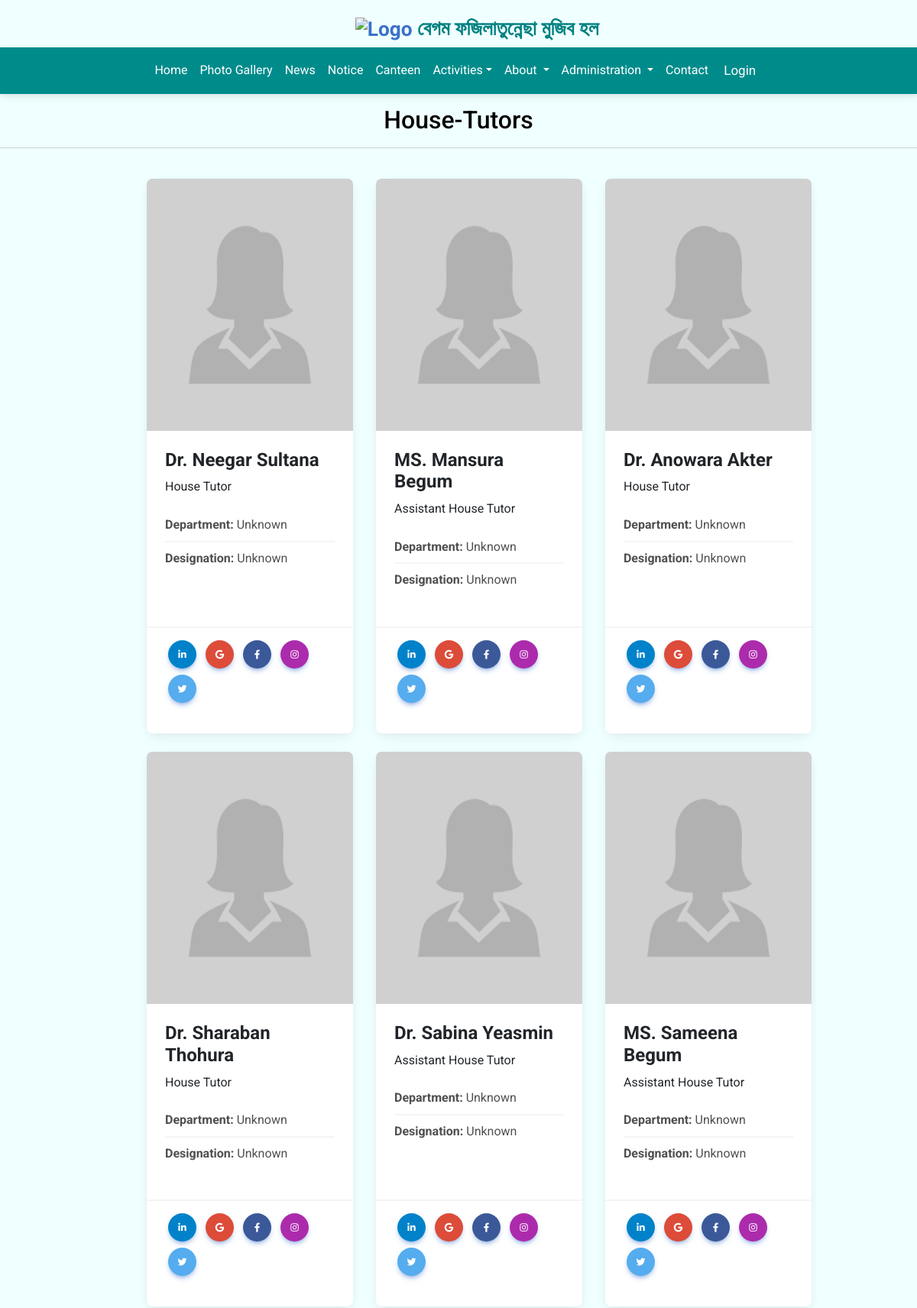
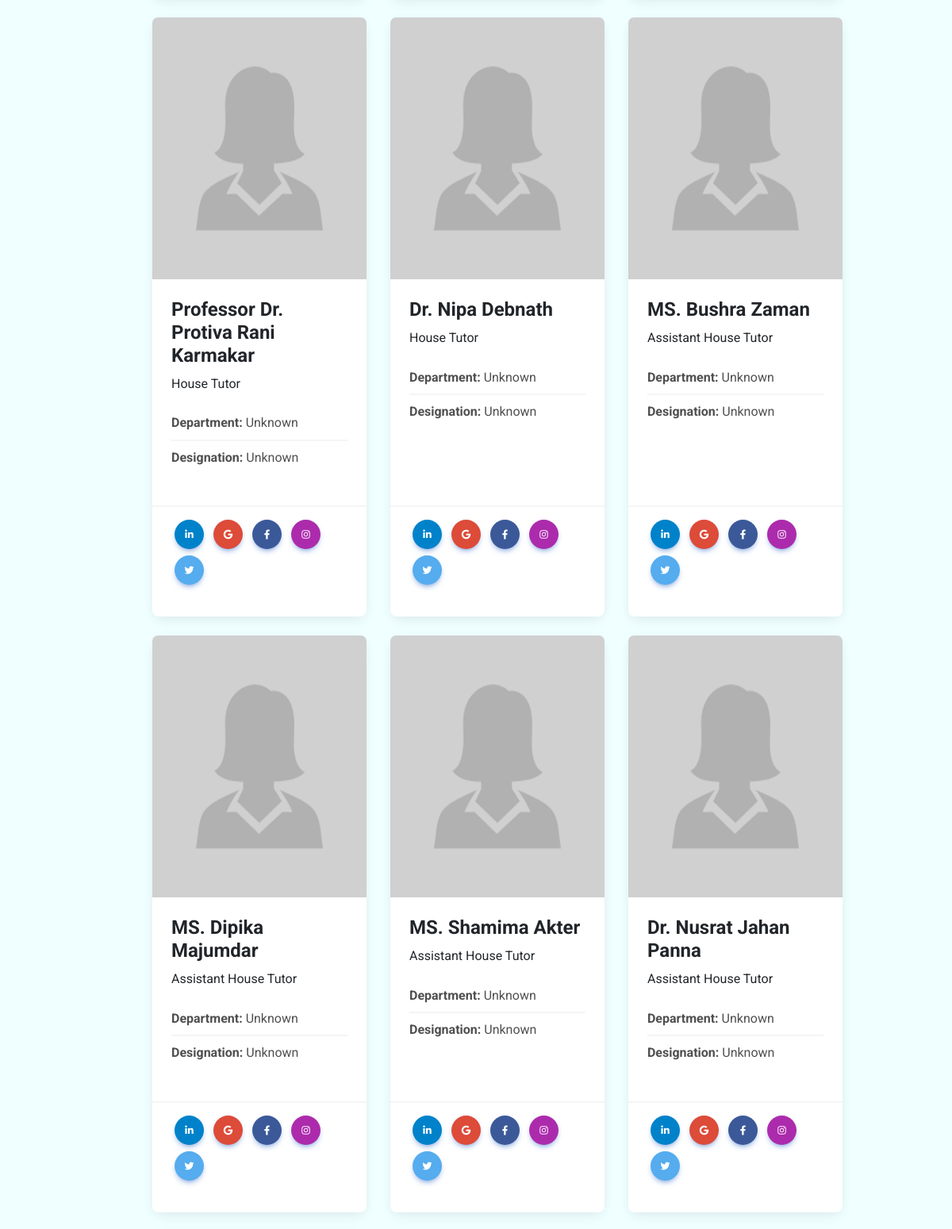
Screenshot of /current_houseTutors.php (upper part) with the database file from the repository (2 pictures, top to bottom).
### tables this page shows
CREATE TABLE `current_house_tutors` (
  `name` varchar(100) NOT NULL,
  `department` varchar(100) NOT NULL,
  `designation` varchar(100) NOT NULL,
  `password` varchar(200) NOT NULL,
  `roomNo` varchar(20) NOT NULL,
  `seatNo` varchar(20) NOT NULL,
  `assigned_floor_no` varchar(100) NOT NULL,
  `tenure_from` date NOT NULL,
  `tenure_to` date NOT NULL,
  `phnNo` varchar(100) NOT NULL,
  `email` varchar(100) NOT NULL,
  `image` varchar(100) NOT NULL,
  `id` varchar(30) NOT NULL,
  `serial` int(11) NOT NULL,
  `house_tutor_designation` varchar(100) NOT NULL,
  `fblink` varchar(200) DEFAULT NULL,
  `instalink` varchar(200) DEFAULT NULL,
  `linkdnlink` varchar(200) DEFAULT NULL,
  `twitterlink` varchar(200) DEFAULT NULL,
  `googleScholarlink` varchar(200) DEFAULT NULL,
  `date_of_birth` date DEFAULT NULL
);

### current_houseTutors.php (the view, shortened to what this page needs)
<!DOCTYPE html>
<html lang="en">
<head>
    <link href="https://cdnjs.cloudflare.com/ajax/libs/font-awesome/6.0.0/css/all.min.css"rel="stylesheet"/>
    <link href="https://cdnjs.cloudflare.com/ajax/libs/mdb-ui-kit/6.3.1/mdb.min.css" rel="stylesheet"/>
    <link href="https://cdnjs.cloudflare.com/ajax/libs/font-awesome/6.0.0/css/all.min.css"rel="stylesheet"/>
    <link href="https://cdnjs.cloudflare.com/ajax/libs/mdb-ui-kit/6.3.1/mdb.min.css" rel="stylesheet"/>
    <link rel="stylesheet"href="body.css">
</head>
<body style="background-color:azure;">
<div class="headr"><?php include 'header.php' ?></div>
<div class="nv" style="align-content:center">
<?php include 'navbar.php' ?></div>
<h2 style="margin-top:1.3%;color:black;margin-bottom:1%"><center>House-Tutors</center></h2><hr>
<div class="row row-cols-1 row-cols-md-3 g-4" style="margin-left: 15%;margin-right:10%;margin-bottom:3%;margin-top:1%">
<?php
include 'db_conn.php';
$sql="SELECT * from current_house_tutors order by serial asc";
$query=mysqli_query($conn,$sql);
while($info=mysqli_fetch_array($query)){
?>
 <div class="col">
    <div class="card h-100" style="width:98%">
      <img src="<?php echo $info['image']; ?>" class="card-img-top" style="height:330px"/>
      <div class="card-body">
        <h4 class="card-title"><b><?php echo $info['name']; ?></b></h4>
        <?php echo $info['house_tutor_designation']; ?><br>
        <p class="card-text">
        <ul class="list-group list-group-light list-group-small">
          <li class="list-group-item"><b>Department: </b><?php echo $info['department']; ?></li>
          <li class="list-group-item"><b>Designation: </b><?php echo $info['designation']; ?></li>
        </ul></p>
    </div>
    <div class="card-footer">
    <section class="mb-4">
      <a class="btn btn-primary btn-floating m-1" style="background-color: #0082ca" href="<?php echo $info['linkdnlink']; ?>" role="button"><i class="fab fa-linkedin-in"></i></a>
      <a class="btn btn-primary btn-floating m-1" style="background-color: #dd4b39" href="<?php echo $info['googleScholarlink']; ?>" role="button"><i class="fab fa-google"></i></a>
      <a class="btn btn-primary btn-floating m-1" style="background-color: #3b5998" href="<?php echo $info['fblink']; ?>" role="button"><i class="fab fa-facebook-f"></i></a>
      <a class="btn btn-primary btn-floating m-1" style="background-color: #ac2bac" href="<?php echo $info['instalink']; ?>" role="button"><i class="fab fa-instagram"></i></a>
      <a class="btn btn-primary btn-floating m-1" style="background-color: #55acee" href="<?php echo $info['twitterlink']; ?>"role="button"><i class="fab fa-twitter"></i></a>
    </section>
      </div>
   </div>
  </div>
<?php
}
?>
</div>
<?php include 'footer.php' ?>
    </body>
</html>

### body.css (style rules this page uses)
body { background-color: azure; }

### rows the page displays
current_house_tutors: image (picture), name "Dr. Neegar Sultana", house_tutor_designation "House Tutor", department "Unknown", designation "Unknown"
current_house_tutors: image (picture), name "MS. Mansura Begum", house_tutor_designation "Assistant House Tutor", department "Unknown", designation "Unknown"
current_house_tutors: image (picture), name "Dr. Anowara Akter", house_tutor_designation "House Tutor", department "Unknown", designation "Unknown"
current_house_tutors: image (picture), name "Dr. Sharaban Thohura", house_tutor_designation "House Tutor", department "Unknown", designation "Unknown"
current_house_tutors: image (picture), name "Dr. Sabina Yeasmin", house_tutor_designation "Assistant House Tutor", department "Unknown", designation "Unknown"
current_house_tutors: image (picture), name "MS. Sameena Begum", house_tutor_designation "Assistant House Tutor", department "Unknown", designation "Unknown"
current_house_tutors: image (picture), name "Professor Dr. Protiva Rani Karmakar", house_tutor_designation "House Tutor", department "Unknown", designation "Unknown"
current_house_tutors: image (picture), name "Dr. Nipa Debnath", house_tutor_designation "House Tutor", department "Unknown", designation "Unknown"
current_house_tutors: image (picture), name "MS. Bushra Zaman", house_tutor_designation "Assistant House Tutor", department "Unknown", designation "Unknown"
current_house_tutors: image (picture), name "MS. Dipika Majumdar", house_tutor_designation "Assistant House Tutor", department "Unknown", designation "Unknown"
current_house_tutors: image (picture), name "MS. Shamima Akter", house_tutor_designation "Assistant House Tutor", department "Unknown", designation "Unknown"
current_house_tutors: image (picture), name "Dr. Nusrat Jahan Panna", house_tutor_designation "Assistant House Tutor", department "Unknown", designation "Unknown"
